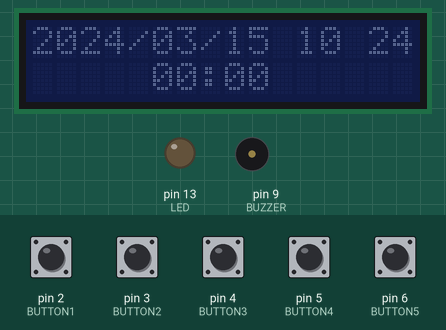
The sketch below on a simulated Arduino Uno, built with avr-gcc and run on an emulated ATmega328P. Shown: 16×2 character LCD, output pins drawn as LEDs (lit = HIGH), buzzer (waves = sounding). Dashed ring = blinking. Inputs (shaded band) come from the test bench; at power-on: pin 2 (BUTTON1), pin 3 (BUTTON2), pin 4 (BUTTON3), pin 5 (BUTTON4), pin 6 (BUTTON5) HIGH. The local clock reads 2024-03-15 10:24:30 at power-on unless the sketch sets it.

Above: at 1.2 s.
1.3 s: pin 4 (BUTTON3) pulsed LOW 2 times (0.12 s each, 0.3 s apart)
At 2.01 s:
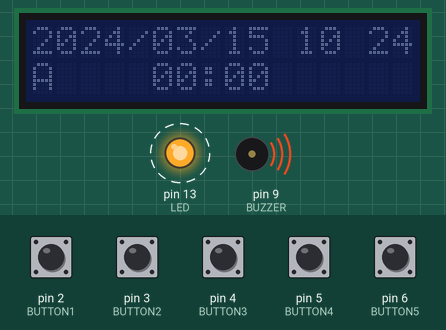
At 3.42 s:
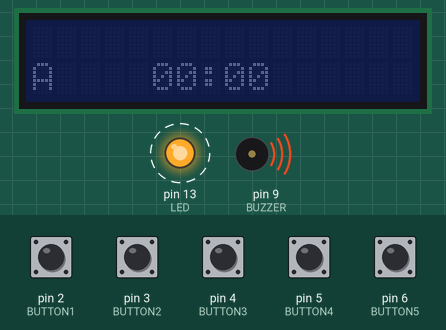
3.5 s: pin 4 (BUTTON3) pulled LOW for 1 s
At 4.7 s:
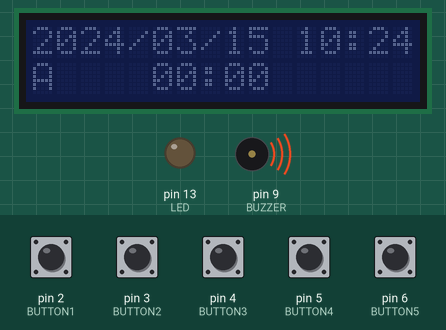
Timing chart, 0 to 6.5 s (numbered marks = the images above; inputs shaded):
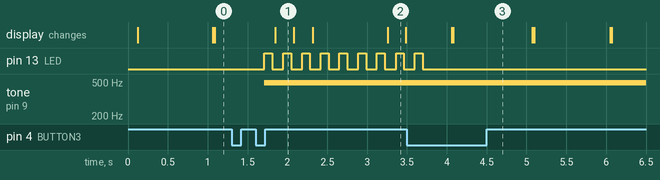

The sketch:

nightlightclockv2_0.ino
```cpp
#include <Wire.h>
#include <LCD.h>
#include "RTClib.h"
#include <LiquidCrystal_I2C.h>
#include <EEPROM.h>


#define I2C_ADDR    0x27
#define BACKLIGHT_PIN  3
#define En_pin  2
#define Rw_pin  1
#define Rs_pin  0
#define D4_pin  4
#define D5_pin  5
#define D6_pin  6
#define D7_pin  7
#define LED 13
#define  LED_OFF  1
#define  LED_ON  1
#define BUTTON1 2
#define BUTTON2 3
#define BUTTON3 4
#define BUTTON4 5
#define BUTTON5 6
#define BUZZER 9

RTC_DS1307 RTC;
LiquidCrystal_I2C  lcd(I2C_ADDR,En_pin,Rw_pin,Rs_pin,D4_pin,D5_pin,D6_pin,D7_pin);

int j = 0;
int buzz = 0;
int prevBuzz = 0;

boolean alarmFlag = false;
boolean menuFlag = false;
boolean settingFlag = false;
boolean examsFlag = false;
boolean saveFlag = false;

boolean buttonPush1 = false;
boolean buttonPush2 = false;
boolean buttonPush3 = false;
boolean buttonPush4 = false;
boolean buttonPush5 = false;


int hours = 0;
int minutes = 0;
int seconds = 0;
unsigned long mills = 0;
unsigned long subtract = 0;

int alarmHours = 0;
int alarmMinutes = 0;

int temp = 0;
int backLightOn = 0;
int backLightTimer = 0;

int function = 0;

int butt1 = 0;
int butt2 = 0;
int butt3 = 0;
int butt4 = 0;
int butt5 = 0;

int button1 = 0;
int button2 = 0;
int button3 = 0;
int button4 = 0;
int button5 = 0;
DateTime now;

void setup(){

  //lcd.setBacklight(LED_ON);
  Wire.begin();
  RTC.begin();
  lcd.begin (16,2);
  //RTC.adjust(DateTime(__DATE__, __TIME__));
  lcd.setBacklightPin(BACKLIGHT_PIN,POSITIVE);
  lcd.setBacklight(LED_ON);
  pinMode(LED, OUTPUT);
  pinMode(BUZZER, OUTPUT);
  pinMode(BUTTON1, INPUT);
  pinMode(BUTTON2, INPUT);
  pinMode(BUTTON3, INPUT);
  pinMode(BUTTON4, INPUT);
  pinMode(BUTTON5, INPUT);
  digitalWrite(BUZZER, LOW);
  /****************** EEPROM Config *******************/
  if ( EEPROM.read(1) <= 23 ){
    alarmHours = EEPROM.read(1);
  }
  else {
    alarmHours = 0;
  }
  if ( EEPROM.read(2) <= 59 ){
    alarmMinutes = EEPROM.read(2);
  }
  else {
    alarmMinutes = 0;
  }

  if ( EEPROM.read(3) > 1 ){
    alarmFlag = false;
  }
  else if ( EEPROM.read(3) == 1 ){
    alarmFlag = true;
  }
  else if ( EEPROM.read(3) == 0 ){
    alarmFlag = false;
  }

}

void loop(){
  voidEEPROM();
  voidRTC();
  voidBackLight();
  buttonFunction();
  voidAlarmSetting();
  voidAlarmDisplay();
  voidButtonBuzzer();
  voidAlarm();
}

/***************** voidRTC ***************/
void voidRTC(){
  now = RTC.now();

  lcd.setCursor(0,0);
  lcd.print(now.year(), DEC);

  lcd.setCursor(4,0);
  lcd.print("/");

  if ( now.month() < 10 ){
    lcd.setCursor(5,0);
    lcd.print(0, DEC);
    lcd.setCursor(6,0);
    lcd.print(now.month(), DEC);
  }
  else {
    lcd.setCursor(5,0);
    lcd.print(now.month(), DEC);
  }

  lcd.setCursor(7,0);
  lcd.print("/");

  if ( now.day() < 10 ){
    lcd.setCursor(8,0);
    lcd.print(0, DEC);
    lcd.setCursor(9,0);
    lcd.print(now.day(), DEC);
  }
  else {
    lcd.setCursor(8,0);
    lcd.print(now.day(), DEC);
  }

  if ( now.hour() < 10 ){
    lcd.setCursor(11,0);
    lcd.print(0, DEC);
    lcd.setCursor(12,0);
    lcd.print(now.hour(), DEC);
  }
  else {
    lcd.setCursor(11,0);
    lcd.print(now.hour(), DEC);
  }


  if ( seconds % 2 == 0 ){
    lcd.setCursor(13,0);
    lcd.print(":");
  }
  else{
    lcd.setCursor(13,0);
    lcd.print(" ");
  }

  if ( now.minute() < 10 ){
    lcd.setCursor(14,0);
    lcd.print(0, DEC);
    lcd.setCursor(15,0);
    lcd.print(now.minute(), DEC);
  }
  else {
    lcd.setCursor(14,0);
    lcd.print(now.minute(), DEC);
  }

  //lcd.print(":");
  //lcd.print(now.second(), DEC);

  if(now.second()!=seconds){
    lcd.clear();
    seconds=now.second();
  }
}

/*************** voidBackLight **************/
void voidBackLight(){
  hours = now.hour();
  if ((hours > 16) || (hours < 8)){
    lcd.backlight();
  }
  else {
    lcd.noBacklight();
  }
}

/************ voidAlarmSetting *************/
void voidAlarmSetting(){
  if (button1 == true){
    alarmHours++;
    if (alarmHours > 23){
      alarmHours = 0                                                                                                                                                               ;
    }
  }
  if (button2 == true){
    alarmMinutes++;
    if (alarmMinutes > 59){
      alarmMinutes = 0;
    }
  }
  if ((button3 == true) && (alarmFlag == false)){
    alarmFlag = true;
  }
  else
    if ((button3 == true) && (alarmFlag == true)){
    alarmFlag = false;
  }
}

/************ voidAlarmDisplay *************/
void voidAlarmDisplay(){
  if ( alarmHours < 10 ){
    lcd.setCursor(5,1);
    lcd.print(0, DEC);
    lcd.setCursor(6,1);
    lcd.print(alarmHours, DEC);
  }
  else {
    lcd.setCursor(5,1);
    lcd.print(alarmHours, DEC);
  }

  lcd.setCursor(7,1);
  lcd.print(":");

  if ( alarmMinutes < 10 ){
    lcd.setCursor(8,1);
    lcd.print(0, DEC);
    lcd.setCursor(9,1);
    lcd.print(alarmMinutes, DEC);
  }
  else {
    lcd.setCursor(8,1);
    lcd.print(alarmMinutes, DEC);
  }

  if ( alarmFlag == true ){
    lcd.setCursor(0,1);
    lcd.print("A");
  }
}

/************ voidButtonBuzzer *************/
void voidButtonBuzzer(){
  if (butt1 == 1){
    delay(100);
    button1 = true;
  }
  else {
    button1 = false;
  }
  if (butt1 == 2){
    delay(100);
    saveFlag = true;
  }
  else {
    saveFlag = false;
  }

  if (butt2 == 1){
    delay(100);
    button2 = true;
  }
  else {
    button2 = false;
  }
  if (butt3 == 1){
    delay(100);
    button3 = true;
  }
  else {
    button3 = false;
  }
  if (butt4 == 1){
    delay(100);
    button4 = true;
  }
  else {
    button4 = false;
  }
  if (butt5 == 1){
    delay(100);
    button5 = true;
  }
  else {
    button5 = false;
  }
  if (button1 == true){
    analogWrite(BUZZER, 200);
    digitalWrite(LED, HIGH);
    delay(100);
    analogWrite(BUZZER, 0);
    digitalWrite(LED, LOW);
  }
  if (button2 == true){
    analogWrite(BUZZER, 200);
    digitalWrite(LED, HIGH);
    delay(100);
    analogWrite(BUZZER, 0);
    digitalWrite(LED, LOW);
  }
  if (button3 == true){
    analogWrite(BUZZER, 200);
    digitalWrite(LED, HIGH);
    delay(100);
    analogWrite(BUZZER, 0);
    digitalWrite(LED, LOW);
  }
  if (button4 == true){
    analogWrite(BUZZER, 200);
    digitalWrite(LED, HIGH);
    delay(100);
    analogWrite(BUZZER, 0);
    digitalWrite(LED, LOW);
  }
  if (button5 == true){
    analogWrite(BUZZER, 200);
    digitalWrite(LED, HIGH);
    delay(100);
    analogWrite(BUZZER, 0);
    digitalWrite(LED, LOW);
  }
}

/********************** Menu ********************/

void voidMenu(){
  if ( menuFlag == true ){

    switch ( function ){
    case 1:
      settingFlag = true;
      break;
    case 2:
      examsFlag = true;
    }

  }


}

/*************** Button function ***************/

void buttonFunction(){
  ////////////////////////// Button 1 ///////////////////////
  if (digitalRead(BUTTON1) == false && buttonPush1 == false){
    butt1 = 0;
    //mills = 0;
  }
  if (digitalRead(BUTTON1) == true && buttonPush1 == false){
    mills = millis();
    buttonPush1 = true;
  }
  if (digitalRead(BUTTON1) == false && buttonPush1 == true){
    subtract = millis() - mills;
    if ( subtract < 300 ){
      butt1 = 1;
    }
    else{
      if ( subtract < 600 ){
        butt1 = 2;
      }
      else{
        if ( subtract < 900 ){
          butt1 = 3;
        }
        else butt1 = 0;
      }
    }
    buttonPush1 = false;
    mills =0 ;
  }
  ///////////////////// Button 2 ////////////////////////////
  if (digitalRead(BUTTON2) == false && buttonPush2 == false){
    butt2 = 0;
    // mills = 0;
  }
  if (digitalRead(BUTTON2) == true && buttonPush2 == false){
    mills = millis();
    buttonPush2 = true;
  }
  if (digitalRead(BUTTON2) == false && buttonPush2 == true){
    subtract = millis() - mills;
    if ( subtract < 300 ){
      butt2 = 1;
    }
    else{
      if ( subtract < 600 ){
        butt2 = 2;
      }
      else{
        if ( subtract < 900 ){
          butt2 = 3;
        }
        else butt2 = 0;
      }
    }
    buttonPush2 = false;
    mills = 0;
  }

  ///////////////////// Button 3 //////////////////////////
  if (digitalRead(BUTTON3) == false && buttonPush3 == false){
    butt3 = 0;
    // mills = 0;
  }
  if (digitalRead(BUTTON3) == true && buttonPush3 == false){
    mills = millis();
    buttonPush3 = true;
  }
  if (digitalRead(BUTTON3) == false && buttonPush3 == true){
    subtract = millis() - mills;
    if ( subtract < 300 ){
      butt3 = 1;
    }
    else{
      if ( subtract < 600 ){
        butt3 = 2;
      }
      else{
        if ( subtract < 900 ){
          butt3 = 3;
        }
        else butt3 = 0;
      }
    }
    buttonPush3 = false;
    mills = 0;
  }

  ///////////////////// Button 4 //////////////////////////
  if (digitalRead(BUTTON4) == false && buttonPush4 == false){
    butt4 = 0;
    // mills = 0;
  }
  if (digitalRead(BUTTON4) == true && buttonPush4 == false){
    mills = millis();
    buttonPush4 = true;
  }
  if (digitalRead(BUTTON4) == false && buttonPush4 == true){
    subtract = millis() - mills;
    if ( subtract < 300 ){
      butt4 = 1;
    }
    else{
      if ( subtract < 600 ){
        butt4 = 2;
      }
      else{
        if ( subtract < 900 ){
          butt4 = 3;
        }
        else butt4 = 0;
      }
    }
    buttonPush4 = false;
    mills = 0;
  }

///////////////////// Button 5 //////////////////////////
  if (digitalRead(BUTTON5) == false && buttonPush5 == false){
    butt5 = 0;
    // mills = 0;
  }
  if (digitalRead(BUTTON5) == true && buttonPush5 == false){
    mills = millis();
    buttonPush5 = true;
  }
  if (digitalRead(BUTTON5) == false && buttonPush5 == true){
    subtract = millis() - mills;
    if ( subtract < 300 ){
      butt5 = 1;
    }
    else{
      if ( subtract < 600 ){
        butt5 = 2;
      }
      else{
        if ( subtract < 900 ){
          butt5 = 3;
        }
        else butt5 = 0;
      }
    }
    buttonPush5 = false;
    mills = 0;
  }

}

/***************** Saving to EEPROM ****************/
void voidEEPROM(){
  if ( saveFlag == true ){
    lcd.setCursor(15,1);
    lcd.print("S");
    delay(100);
    EEPROM.write(1, alarmHours);
    EEPROM.write(2, alarmMinutes);
    EEPROM.write(3, alarmFlag);
    saveFlag = false;
  }
}

/*************** Activating alarm ****************/
void voidAlarm(){
  if ( alarmFlag == true ){
    if ( ( alarmHours == now.hour() ) && ( alarmMinutes == now.minute() )) {
      buzz = millis() % 200;
      prevBuzz = millis() % 300;
      if ( buzz != prevBuzz ){
        int volume = (j * 25);
        analogWrite(BUZZER, volume);
        delay(50);
        if ( volume < 255 ){
          j++;
        }
        else {
          j = 0;
        }
      }
    }
    else {
      analogWrite(BUZZER, 0);
    }
  }else {
      analogWrite(BUZZER, 0);
    }
}
```

Measured:
- after the input at 1.3 s, pin 13 (LED): alternates HIGH for 0.10 s and LOW for 0.14 s, starting after 0.41 s; tone on pin 9 (BUZZER): silent → 490 Hz after 0.41 s; the display: changes after 0.55 s (image 1)
- after the input at 3.5 s, pin 13 (LED): goes on until 3.7 s, then stays LOW
